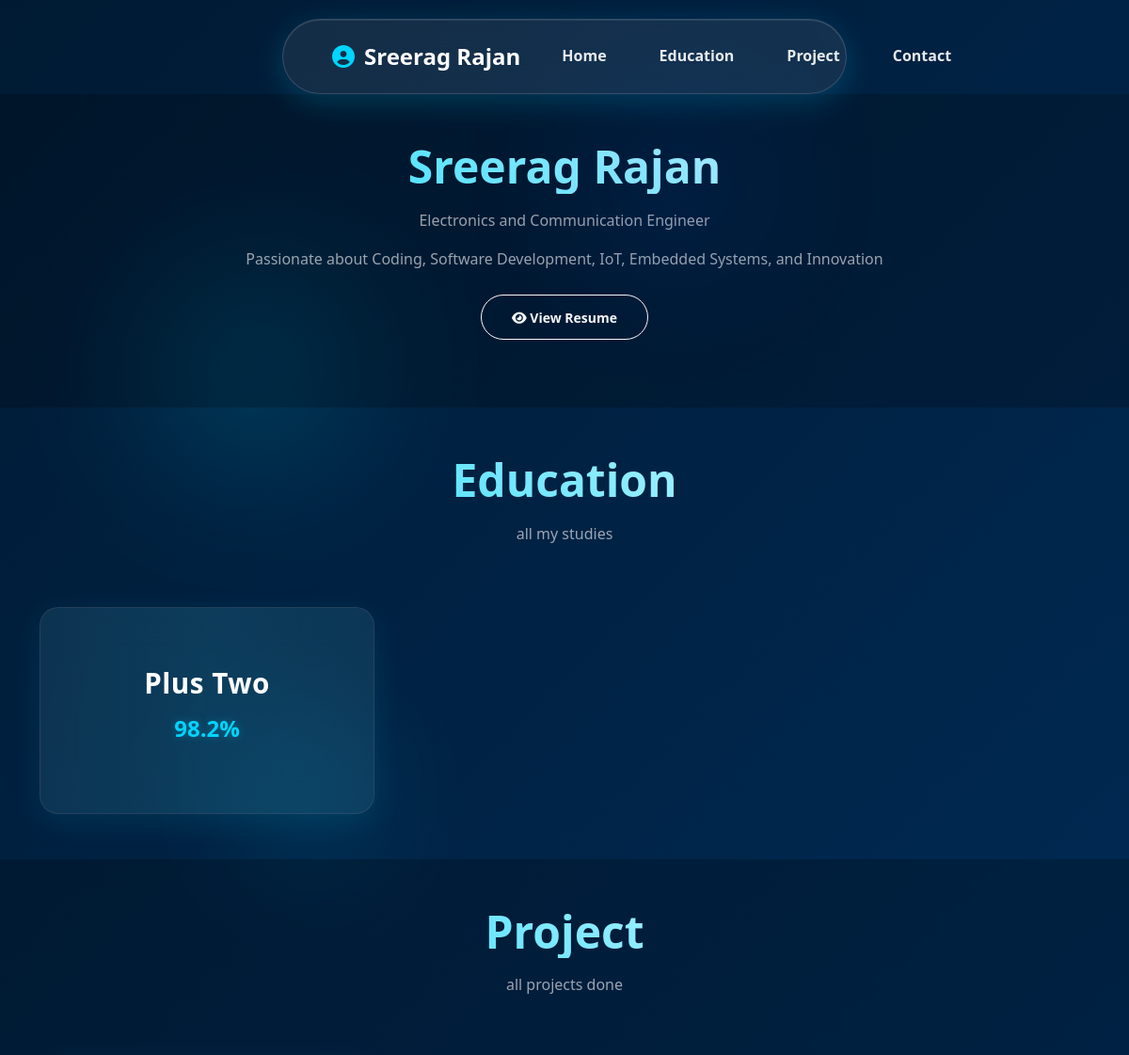
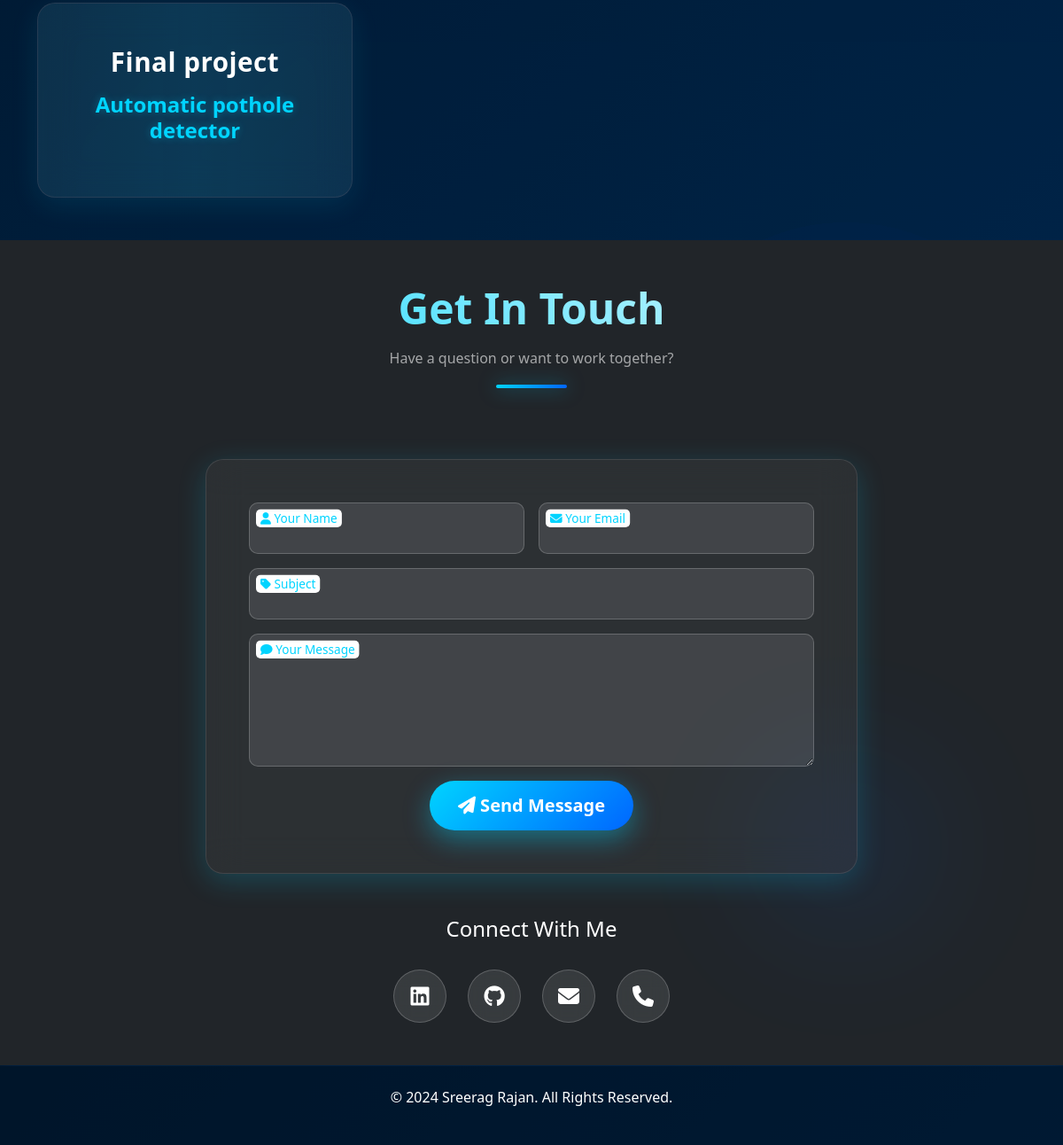
The page / on the database its author committed (2 pictures, top to bottom).
### models.py (models this page shows)
class SectionHead(db.Model):
    __tablename__ = "section_head"
    id = db.Column(db.Integer, primary_key=True)
    section_name = db.Column(db.String(100), unique=True, nullable=False)
    section_title = db.Column(db.String(200), nullable=False)
    section_description = db.Column(db.Text)
    display_order = db.Column(db.Integer, default=0)
    items = db.relationship("SectionBody", backref="section", cascade="all, delete",
                            order_by="SectionBody.item_order")

class SectionBody(db.Model):
    __tablename__ = "section_body"
    id = db.Column(db.Integer, primary_key=True)
    section_id = db.Column(db.Integer, db.ForeignKey("section_head.id"), nullable=False)
    content_key = db.Column(db.String(100), nullable=False)
    content_value = db.Column(db.Text, nullable=False)
    group_id = db.Column(db.Integer, default=0)
    item_order = db.Column(db.Integer, default=0)

### viewer/routes.py (the view)
@viewer_bp.route("/")
def index():
    portfolio_data = []
    sections = SectionHead.query.order_by(SectionHead.display_order.asc()).all()
    resume = Resume.query.first()
    for sec in sections:
        items = SectionBody.query.filter_by(section_id=sec.id).order_by(SectionBody.item_order.asc()).all()
        item_list = []
        for i in items:
            item_list.append({
                "id": i.id,
                "content_key": i.content_key,
                "content_value": i.content_value,
                "group_id": i.group_id,
                "item_order": i.item_order
            })
        portfolio_data.append({
            "section": sec,
            "items": item_list
        })
    return render_template("index.html", portfolio_data=portfolio_data,resume=resume)

### templates/index.html (shortened to what this page needs)
<!DOCTYPE html>
<html lang="en">
<head>
    <link href="https://cdn.jsdelivr.net/npm/bootstrap@5.3.0/dist/css/bootstrap.min.css" rel="stylesheet">
    <link rel="stylesheet" href="https://cdnjs.cloudflare.com/ajax/libs/font-awesome/6.6.0/css/all.min.css">
    <link rel="stylesheet" href="{{ url_for('static', filename='css/viewer.css') }}">
</head>
<body>
    <nav class="navbar navbar-expand-lg navbar-dark bg-dark fixed-top">
        <div class="container">
            <a class="navbar-brand" href="#home">
                <i class="fas fa-user-circle"></i> Sreerag Rajan
            </a>
            <div class="collapse navbar-collapse" id="navbarNav">
                <ul class="navbar-nav ms-auto">
                    <li class="nav-item">
                        <a class="nav-link" href="#hero">Home</a>
                    </li>
                    {% for data in portfolio_data %}
                    <li class="nav-item">
                        {% if data.section.section_name != "hero" %}
                        <a class="nav-link" href="#{{ data.section.section_name }}">
                            {{ data.section.section_title }}
                        </a>
                        {% endif %}
                    </li>
                    {% endfor %}
                    <li class="nav-item">
                        <a class="nav-link" href="#contact">Contact</a>
                    </li>
                </ul>
            </div>
        </div>
    </nav>
    {% for data in portfolio_data %}
    <section id="{{ data.section.section_name }}" class="py-5">
        <div class="container">
            <div class="row mb-5">
                <div class="col-lg-12 text-center">
                    <h2 class="section-title">{{ data.section.section_title }}</h2>
                    {% if data.section.section_description %}
                    <p class="text-muted">{{ data.section.section_description }}</p>
                    {% endif %}
                    {% if data.section.section_name == "hero" %}
                    <p class="text-muted">
                        Passionate about Coding, Software Development, IoT, Embedded Systems, and Innovation
                    </p>
                        {% if resume %}
                                <a href="{{ url_for('static', filename='uploads/resume/' + resume.filename) }}"
                                    target="_blank" class="btn btn-outline-light btn-sm mt-2">
                                    <i class="fas fa-eye"></i> View Resume
                                </a>
                            </div>
                        </div>
                        {% endif %}
                    {% endif %}
                </div>
            </div>
            <div class="row g-4">
                {% for item in data["items"] %}
                <div class="col-lg-4 col-md-6">
                    <div class="card item-card h-100">
                        <div class="card-body">
                            {% if item.get('content_key') %}
                            <h5 class="card-title">{{ item.content_key }}</h5>
                            {% endif %}
                            {% if item.get('content_value') %}
                            <h6 class="card-subtitle mb-2">{{ item.content_value }}</h6>
                            {% endif %}
                        </div>
                    </div>
                </div>
                {% endfor %}
            </div>
        </div>
    </section>
    {% endfor %}
    <section id="contact" class="py-5 bg-dark text-light">
        <div class="container">
            <div class="row mb-5">
                <div class="col-lg-12 text-center">
                    <h2 class="section-title text-light">Get In Touch</h2>
                    <p class="text-light-muted">Have a question or want to work together?</p>
                    <div class="title-underline"></div>
                </div>
            </div>
            <div class="row justify-content-center">
                <div class="col-lg-8">
                    <div class="contact-form-wrapper">
                        <form id="contactForm" action="{{ url_for('viewer.submit_enquiry') }}" method="POST">
                            <div class="row g-3">
                                <div class="col-md-6">
                                    <div class="form-floating">
                                        <input type="text" class="form-control" id="name" name="name" required>
                                        <label for="name"><i class="fas fa-user"></i> Your Name</label>
                                    </div>
                                </div>
                                <div class="col-md-6">
                                    <div class="form-floating">
                                        <input type="email" class="form-control" id="email" name="email" required>
                                        <label for="email"><i class="fas fa-envelope"></i> Your Email</label>
                                    </div>
                                </div>
                                <div class="col-12">
                                    <div class="form-floating">
                                        <input type="text" class="form-control" id="subject" name="subject" required>
                                        <label for="subject"><i class="fas fa-tag"></i> Subject</label>
                                    </div>
                                </div>
                                <div class="col-12">
                                    <div class="form-floating">
                                        <textarea class="form-control" id="message" name="message" style="height:150px"
                                            required></textarea>
                                        <label for="message"><i class="fas fa-comment"></i> Your Message</label>
                                    </div>
                                </div>
                                <div class="col-12 text-center">
                                    <button class="btn btn-primary btn-lg" type="submit">
                                        <i class="fas fa-paper-plane"></i> Send Message
                                    </button>
                                </div>
                            </div>
                        </form>
                    </div>
                </div>
            </div>
            <div class="row mt-5">
                <div class="col-12 text-center">
                    <h4 class="mb-3">Connect With Me</h4>
                    <div class="social-links">
                        <a href="https://www.linkedin.com/in/sreerag-rajan-1476a9270/" class="social-link"><i
                                class="fab fa-linkedin"></i></a>
                        <a href="https://github.com/sreeragrajan2003-ctrl" class="social-link"><i
                                class="fab fa-github"></i></a>
                        <a href="mailto:sreeragsrg2003@gmail.com" class="social-link"><i
                                class="fas fa-envelope"></i></a>
                        <a href="tel:+917025819565" class="social-link"><i class="fas fa-phone"></i></a>
                    </div>
                </div>
            </div>
        </div>
    </section>
    <footer class="bg-black text-light py-4">
        <div class="container text-center">
            <p>&copy; 2024 Sreerag Rajan. All Rights Reserved.</p>
        </div>
    </footer>
</body>
</html>

### rows shown on the page
SectionHead: section.section_title "Education", section.section_title "Education", section.section_description "all my studies"
SectionHead: section.section_title "Project", section.section_title "Project", section.section_description "all projects done"
SectionHead: section.section_title "Sreerag Rajan", section.section_description "Electronics and Communication Engineer", section_name "hero" (drawn)
SectionBody: content_key "Plus Two", content_value "98.2%"
SectionBody: content_key "Final project", content_value "Automatic pothole detector"
